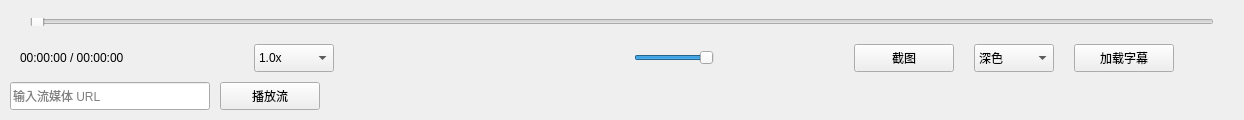
     <widget class="QWidget" name="controllerWidget" native="true">
      <property name="sizePolicy">
       <sizepolicy hsizetype="Expanding" vsizetype="Preferred">
        <horstretch>0</horstretch>
        <verstretch>0</verstretch>
       </sizepolicy>
      </property>
      <property name="minimumSize">
       <size>
        <width>0</width>
        <height>120</height>
       </size>
      </property>
      <property name="maximumSize">
       <size>
        <width>16777215</width>
        <height>120</height>
       </size>
      </property>
      <property name="styleSheet">
       <string notr="true">[theme="dark"] { background-color: rgba(60, 65, 68, 160); border-radius: 10px; }
[theme="light"] { background-color: rgba(224, 230, 237, 160); border-radius: 10px; }</string>
      </property>
      <layout class="QVBoxLayout" name="controllerLayout">
       <property name="spacing">
        <number>10</number>
       </property>
       <property name="leftMargin">
        <number>10</number>
       </property>
       <property name="topMargin">
        <number>10</number>
       </property>
       <property name="rightMargin">
        <number>10</number>
       </property>
       <property name="bottomMargin">
        <number>10</number>
       </property>
       <item>
        <widget class="QWidget" name="sliderWidget" native="true">
         <layout class="QHBoxLayout" name="sliderLayout">
          <property name="spacing">
           <number>10</number>
          </property>
          <property name="leftMargin">
           <number>10</number>
          </property>
          <property name="topMargin">
           <number>2</number>
          </property>
          <property name="rightMargin">
           <number>10</number>
          </property>
          <property name="bottomMargin">
           <number>2</number>
          </property>
          <item>
           <spacer name="sliderSpacer1">
            <property name="orientation">
             <enum>Qt::Horizontal</enum>
            </property>
            <property name="sizeType">
             <enum>QSizePolicy::Fixed</enum>
            </property>
            <property name="sizeHint">
             <size>
              <width>10</width>
              <height>8</height>
             </size>
            </property>
           </spacer>
          </item>
          <item>
           <widget class="VideoSlider" name="video_slider">
            <property name="maximumSize">
             <size>
              <width>16777215</width>
              <height>8</height>
             </size>
            </property>
            <property name="cursor">
             <cursorShape>PointingHandCursor</cursorShape>
            </property>
            <property name="maximum">
             <number>100</number>
            </property>
            <property name="value">
             <number>0</number>
            </property>
            <property name="orientation">
             <enum>Qt::Horizontal</enum>
            </property>
           </widget>
          </item>
          <item>
           <spacer name="sliderSpacer2">
            <property name="orientation">
             <enum>Qt::Horizontal</enum>
            </property>
            <property name="sizeType">
             <enum>QSizePolicy::Fixed</enum>
            </property>
            <property name="sizeHint">
             <size>
              <width>10</width>
              <height>8</height>
             </size>
            </property>
           </spacer>
          </item>
         </layout>
        </widget>
       </item>
       <item>
        <layout class="QHBoxLayout" name="buttonsLayout">
         <property name="spacing">
          <number>10</number>
         </property>
         <item>
          <layout class="QHBoxLayout" name="timeLayout">
           <property name="spacing">
            <number>10</number>
           </property>
           <item>
            <spacer name="timeSpacer">
             <property name="orientation">
              <enum>Qt::Horizontal</enum>
             </property>
             <property name="sizeType">
              <enum>QSizePolicy::Fixed</enum>
             </property>
             <property name="sizeHint">
              <size>
               <width>10</width>
               <height>20</height>
              </size>
             </property>
            </spacer>
           </item>
           <item>
            <widget class="QLabel" name="current_time">
             <property name="text">
              <string>00:00:00 / 00:00:00</string>
             </property>
            </widget>
           </item>
          </layout>
         </item>
         <item>
          <spacer name="buttonsSpacer1">
           <property name="orientation">
            <enum>Qt::Horizontal</enum>
           </property>
           <property name="sizeType">
            <enum>QSizePolicy::Fixed</enum>
           </property>
           <property name="sizeHint">
            <size>
             <width>10</width>
             <height>20</height>
            </size>
           </property>
          </spacer>
         </item>
         <item>
          <widget class="QPushButton" name="backward_seconds">
           <property name="minimumSize">
            <size>
             <width>40</width>
             <height>28</height>
            </size>
           </property>
           <property name="maximumSize">
            <size>
             <width>40</width>
             <height>28</height>
            </size>
           </property>
           <property name="cursor">
            <cursorShape>PointingHandCursor</cursorShape>
           </property>
           <property name="styleSheet">
            <string notr="true">QPushButton { image: url(:new/image/backward_second.png); border-radius: 5px; padding: 6px; } QPushButton:hover { image: url(:new/image/backward_second.png); } QPushButton:pressed { image: url(:new/image/backward_second.png); }</string>
           </property>
           <property name="text">
            <string/>
           </property>
          </widget>
         </item>
         <item>
          <widget class="QPushButton" name="forward_seconds">
           <property name="minimumSize">
            <size>
             <width>40</width>
             <height>28</height>
            </size>
           </property>
           <property name="maximumSize">
            <size>
             <width>40</width>
             <height>28</height>
            </size>
           </property>
           <property name="cursor">
            <cursorShape>PointingHandCursor</cursorShape>
           </property>
           <property name="styleSheet">
            <string notr="true">QPushButton { image: url(:new/image/forward_second.png); border-radius: 5px; padding: 6px; } QPushButton:hover { image: url(:new/image/forward_second.png); } QPushButton:pressed { image: url(:new/image/forward_second.png); }</string>
           </property>
           <property name="text">
            <string/>
           </property>
          </widget>
         </item>
         <item>
          <spacer name="buttonsSpacer2">
           <property name="orientation">
            <enum>Qt::Horizontal</enum>
           </property>
           <property name="sizeType">
            <enum>QSizePolicy::Fixed</enum>
           </property>
           <property name="sizeHint">
            <size>
             <width>10</width>
             <height>20</height>
            </size>
           </property>
          </spacer>
         </item>
         <item>
          <widget class="QComboBox" name="speedComboBox">
           <property name="minimumSize">
            <size>
             <width>80</width>
             <height>28</height>
            </size>
           </property>
           <property name="maximumSize">
            <size>
             <width>80</width>
             <height>28</height>
            </size>
           </property>
           <property name="cursor">
            <cursorShape>PointingHandCursor</cursorShape>
           </property>
           <property name="currentIndex">
            <number>2</number>
           </property>
           <item>
            <property name="text">
             <string>0.5x</string>
            </property>
           </item>
           <item>
            <property name="text">
             <string>0.75x</string>
            </property>
           </item>
           <item>
            <property name="text">
             <string>1.0x</string>
            </property>
           </item>
           <item>
            <property name="text">
             <string>1.25x</string>
            </property>
           </item>
           <item>
            <property name="text">
             <string>1.5x</string>
            </property>
           </item>
           <item>
            <property name="text">
             <string>2.0x</string>
            </property>
           </item>
           <item>
            <property name="text">
             <string>3.0x</string>
            </property>
           </item>
          </widget>
         </item>
         <item>
          <spacer name="buttonsSpacer3">
           <property name="orientation">
            <enum>Qt::Horizontal</enum>
           </property>
           <property name="sizeType">
            <enum>QSizePolicy::Fixed</enum>
           </property>
           <property name="sizeHint">
            <size>
             <width>10</width>
             <height>20</height>
            </size>
           </property>
          </spacer>
         </item>
         <item>
          <widget class="QPushButton" name="previous_video">
           <property name="minimumSize">
            <size>
             <width>40</width>
             <height>28</height>
            </size>
           </property>
           <property name="maximumSize">
            <size>
             <width>40</width>
             <height>28</height>
            </size>
           </property>
           <property name="cursor">
            <cursorShape>PointingHandCursor</cursorShape>
           </property>
           <property name="styleSheet">
            <string notr="true">QPushButton { image: url(:new/image/back.png); border-radius: 5px; padding: 6px; }</string>
           </property>
           <property name="text">
            <string/>
           </property>
          </widget>
         </item>
         <item>
          <spacer name="buttonsSpacer4">
           <property name="orientation">
            <enum>Qt::Horizontal</enum>
           </property>
           <property name="sizeType">
            <enum>QSizePolicy::Fixed</enum>
           </property>
           <property name="sizeHint">
            <size>
             <width>10</width>
             <height>20</height>
            </size>
           </property>
          </spacer>
         </item>
         <item>
          <widget class="QPushButton" name="play_button">
           <property name="minimumSize">
            <size>
             <width>40</width>
             <height>28</height>
            </size>
           </property>
           <property name="maximumSize">
            <size>
             <width>40</width>
             <height>28</height>
            </size>
           </property>
           <property name="cursor">
            <cursorShape>PointingHandCursor</cursorShape>
           </property>
           <property name="styleSheet">
            <string notr="true">QPushButton { image: url(:new/image/start_normal.png); border-radius: 5px; padding: 6px; } QPushButton:hover { image: url(:new/image/start_focus.png); } QPushButton:pressed { image: url(:new/image/start_normal.png); }</string>
           </property>
           <property name="text">
            <string/>
           </property>
          </widget>
         </item>
         <item>
          <widget class="QPushButton" name="pause_botton">
           <property name="minimumSize">
            <size>
             <width>40</width>
             <height>28</height>
            </size>
           </property>
           <property name="maximumSize">
            <size>
             <width>40</width>
             <height>28</height>
            </size>
           </property>
           <property name="cursor">
            <cursorShape>PointingHandCursor</cursorShape>
           </property>
           <property name="styleSheet">
            <string notr="true">QPushButton { image: url(:new/image/pause_normal.png); border-radius: 5px; padding: 6px; } QPushButton:hover { image: url(:new/image/pause_focus.png); } QPushButton:pressed { image: url(:new/image/pause_normal.png); }</string>
           </property>
           <property name="text">
            <string/>
           </property>
           <property name="visible">
            <bool>false</bool>
           </property>
          </widget>
         </item>
         <item>
          <spacer name="buttonsSpacer5">
           <property name="orientation">
            <enum>Qt::Horizontal</enum>
           </property>
           <property name="sizeType">
            <enum>QSizePolicy::Fixed</enum>
           </property>
           <property name="sizeHint">
            <size>
             <width>10</width>
             <height>20</height>
            </size>
           </property>
          </spacer>
         </item>
         <item>
          <widget class="QPushButton" name="next_video">
           <property name="minimumSize">
            <size>
             <width>40</width>
             <height>28</height>
            </size>
           </property>
           <property name="maximumSize">
            <size>
             <width>40</width>
             <height>28</height>
            </size>
           </property>
           <property name="cursor">
            <cursorShape>PointingHandCursor</cursorShape>
           </property>
           <property name="styleSheet">
            <string notr="true">QPushButton { image: url(:new/image/forward.png); border-radius: 5px; padding: 6px; }</string>
           </property>
           <property name="text">
            <string/>
           </property>
          </widget>
         </item>
         <item>
          <spacer name="buttonsSpacer6">
           <property name="orientation">
            <enum>Qt::Horizontal</enum>
           </property>
           <property name="sizeType">
            <enum>QSizePolicy::Fixed</enum>
           </property>
           <property name="sizeHint">
            <size>
             <width>10</width>
             <height>20</height>
            </size>
           </property>
          </spacer>
         </item>
         <item>
          <widget class="QPushButton" name="volume_button">
           <property name="minimumSize">
            <size>
             <width>40</width>
             <height>28</height>
            </size>
           </property>
           <property name="maximumSize">
            <size>
             <width>40</width>
             <height>28</height>
            </size>
           </property>
           <property name="cursor">
            <cursorShape>PointingHandCursor</cursorShape>
           </property>
           <property name="styleSheet">
            <string notr="true">QPushButton { image: url(:new/image/volume_normal.png); border-radius: 5px; padding: 6px; } QPushButton:hover { image: url(:new/image/volume_normal_focus.png); } QPushButton:!checked { image: url(:new/image/volume_normal.png); } QPushButton:checked { image: url(:new/image/volume_mute.png); }</string>
           </property>
           <property name="text">
            <string/>
           </property>
           <property name="checkable">
            <bool>true</bool>
           </property>
          </widget>
         </item>
         <item>
          <widget class="QSlider" name="volume_slider">
           <property name="sizePolicy">
            <sizepolicy hsizetype="Fixed" vsizetype="Fixed">
             <horstretch>0</horstretch>
             <verstretch>0</verstretch>
            </sizepolicy>
           </property>
           <property name="minimumSize">
            <size>
             <width>80</width>
             <height>20</height>
            </size>
           </property>
           <property name="maximumSize">
            <size>
             <width>80</width>
             <height>20</height>
            </size>
           </property>
           <property name="maximum">
            <number>100</number>
           </property>
           <property name="singleStep">
            <number>1</number>
           </property>
           <property name="pageStep">
            <number>10</number>
           </property>
           <property name="value">
            <number>100</number>
           </property>
           <property name="orientation">
            <enum>Qt::Horizontal</enum>
           </property>
          </widget>
         </item>
         <item>
          <spacer name="buttonsSpacer7">
           <property name="orientation">
            <enum>Qt::Horizontal</enum>
           </property>
           <property name="sizeType">
            <enum>QSizePolicy::Fixed</enum>
           </property>
           <property name="sizeHint">
            <size>
             <width>10</width>
             <height>20</height>
            </size>
           </property>
          </spacer>
         </item>
         <item>
          <widget class="QPushButton" name="repeat">
           <property name="minimumSize">
            <size>
             <width>40</width>
             <height>28</height>
            </size>
           </property>
           <property name="maximumSize">
            <size>
             <width>40</width>
             <height>28</height>
            </size>
           </property>
           <property name="cursor">
            <cursorShape>PointingHandCursor</cursorShape>
           </property>
           <property name="styleSheet">
            <string notr="true">QPushButton { image: url(:new/image/inorder.png); border-radius: 5px; padding: 6px; }</string>
           </property>
           <property name="text">
            <string/>
           </property>
          </widget>
         </item>
         <item>
          <spacer name="buttonsSpacer8">
           <property name="orientation">
            <enum>Qt::Horizontal</enum>
           </property>
           <property name="sizeType">
            <enum>QSizePolicy::Fixed</enum>
           </property>
           <property name="sizeHint">
            <size>
             <width>10</width>
             <height>20</height>
            </size>
           </property>
          </spacer>
         </item>
         <item>
          <widget class="QPushButton" name="addFile">
           <property name="minimumSize">
            <size>
             <width>40</width>
             <height>28</height>
            </size>
           </property>
           <property name="maximumSize">
            <size>
             <width>40</width>
             <height>28</height>
            </size>
           </property>
           <property name="cursor">
            <cursorShape>PointingHandCursor</cursorShape>
           </property>
           <property name="styleSheet">
            <string notr="true">QPushButton { image: url(:new/image/add.png); border-radius: 5px; padding: 6px; } QPushButton:hover { image: url(:new/image/add.png); } QPushButton:pressed { image: url(:new/image/add.png); }</string>
           </property>
           <property name="text">
            <string/>
           </property>
          </widget>
         </item>
         <item>
          <spacer name="buttonsSpacer9">
           <property name="orientation">
            <enum>Qt::Horizontal</enum>
           </property>
           <property name="sizeType">
            <enum>QSizePolicy::Expanding</enum>
           </property>
           <property name="sizeHint">
            <size>
             <width>10</width>
             <height>20</height>
            </size>
           </property>
          </spacer>
         </item>
         <item>
          <widget class="QPushButton" name="screenshotButton">
           <property name="minimumSize">
            <size>
             <width>100</width>
             <height>28</height>
            </size>
           </property>
           <property name="maximumSize">
            <size>
             <width>100</width>
             <height>28</height>
            </size>
           </property>
           <property name="cursor">
            <cursorShape>PointingHandCursor</cursorShape>
           </property>
           <property name="text">
            <string>截图</string>
           </property>
          </widget>
         </item>
         <item>
          <spacer name="buttonsSpacer10">
           <property name="orientation">
            <enum>Qt::Horizontal</enum>
           </property>
           <property name="sizeType">
            <enum>QSizePolicy::Fixed</enum>
           </property>
           <property name="sizeHint">
            <size>
             <width>10</width>
             <height>20</height>
            </size>
           </property>
          </spacer>
         </item>
         <item>
          <widget class="QComboBox" name="themeComboBox">
           <property name="minimumSize">
            <size>
             <width>80</width>
             <height>28</height>
            </size>
           </property>
           <property name="maximumSize">
            <size>
             <width>80</width>
             <height>28</height>
            </size>
           </property>
           <property name="cursor">
            <cursorShape>PointingHandCursor</cursorShape>
           </property>
           <property name="currentIndex">
            <number>0</number>
           </property>
           <item>
            <property name="text">
             <string>深色</string>
            </property>
           </item>
           <item>
            <property name="text">
             <string>浅色</string>
            </property>
           </item>
          </widget>
         </item>
         <item>
          <spacer name="buttonsSpacer11">
           <property name="orientation">
            <enum>Qt::Horizontal</enum>
           </property>
           <property name="sizeType">
            <enum>QSizePolicy::Fixed</enum>
           </property>
           <property name="sizeHint">
            <size>
             <width>10</width>
             <height>20</height>
            </size>
           </property>
          </spacer>
         </item>
         <item>
          <widget class="QPushButton" name="loadSubtitleButton">
           <property name="minimumSize">
            <size>
             <width>100</width>
             <height>28</height>
            </size>
           </property>
           <property name="maximumSize">
            <size>
             <width>100</width>
             <height>28</height>
            </size>
           </property>
           <property name="cursor">
            <cursorShape>PointingHandCursor</cursorShape>
           </property>
           <property name="text">
            <string>加载字幕</string>
           </property>
          </widget>
         </item>
         <item>
          <spacer name="buttonsSpacer12">
           <property name="orientation">
            <enum>Qt::Horizontal</enum>
           </property>
           <property name="sizeType">
            <enum>QSizePolicy::Expanding</enum>
           </property>
           <property name="sizeHint">
            <size>
             <width>10</width>
             <height>20</height>
            </size>
           </property>
          </spacer>
         </item>
         <item>
          <widget class="QPushButton" name="reversePlayButton">
           <property name="minimumSize">
            <size>
             <width>40</width>
             <height>28</height>
            </size>
           </property>
           <property name="maximumSize">
            <size>
             <width>40</width>
             <height>28</height>
            </size>
           </property>
           <property name="cursor">
            <cursorShape>PointingHandCursor</cursorShape>
           </property>
           <property name="styleSheet">
            <string notr="true">QPushButton { image: url(:new/image/playback.png); border-radius: 5px; padding: 6px; } QPushButton:hover { image: url(:new/image/playback_hover.png); } QPushButton:pressed { image: url(:new/image/playback.png); }</string>
           </property>
           <property name="text">
            <string/>
           </property>
          </widget>
         </item>
        </layout>
       </item>
       <item>
        <layout class="QHBoxLayout" name="streamLayout">
         <property name="spacing">
          <number>10</number>
         </property>
         <item>
          <widget class="QLineEdit" name="streamUrlInput">
           <property name="minimumSize">
            <size>
             <width>200</width>
             <height>28</height>
            </size>
           </property>
           <property name="maximumSize">
            <size>
             <width>200</width>
             <height>28</height>
            </size>
           </property>
           <property name="placeholderText">
            <string>输入流媒体 URL</string>
           </property>
          </widget>
         </item>
         <item>
          <widget class="QPushButton" name="playStreamButton">
           <property name="minimumSize">
            <size>
             <width>100</width>
             <height>28</height>
            </size>
           </property>
           <property name="maximumSize">
            <size>
             <width>100</width>
             <height>28</height>
            </size>
           </property>
           <property name="cursor">
            <cursorShape>PointingHandCursor</cursorShape>
           </property>
           <property name="text">
            <string>播放流</string>
           </property>
          </widget>
         </item>
         <item>
          <spacer name="streamSpacer">
           <property name="orientation">
            <enum>Qt::Horizontal</enum>
           </property>
           <property name="sizeType">
            <enum>QSizePolicy::Expanding</enum>
           </property>
           <property name="sizeHint">
            <size>
             <width>10</width>
             <height>20</height>
            </size>
           </property>
          </spacer>
         </item>
        </layout>
       </item>
      </layout>
     </widget>
